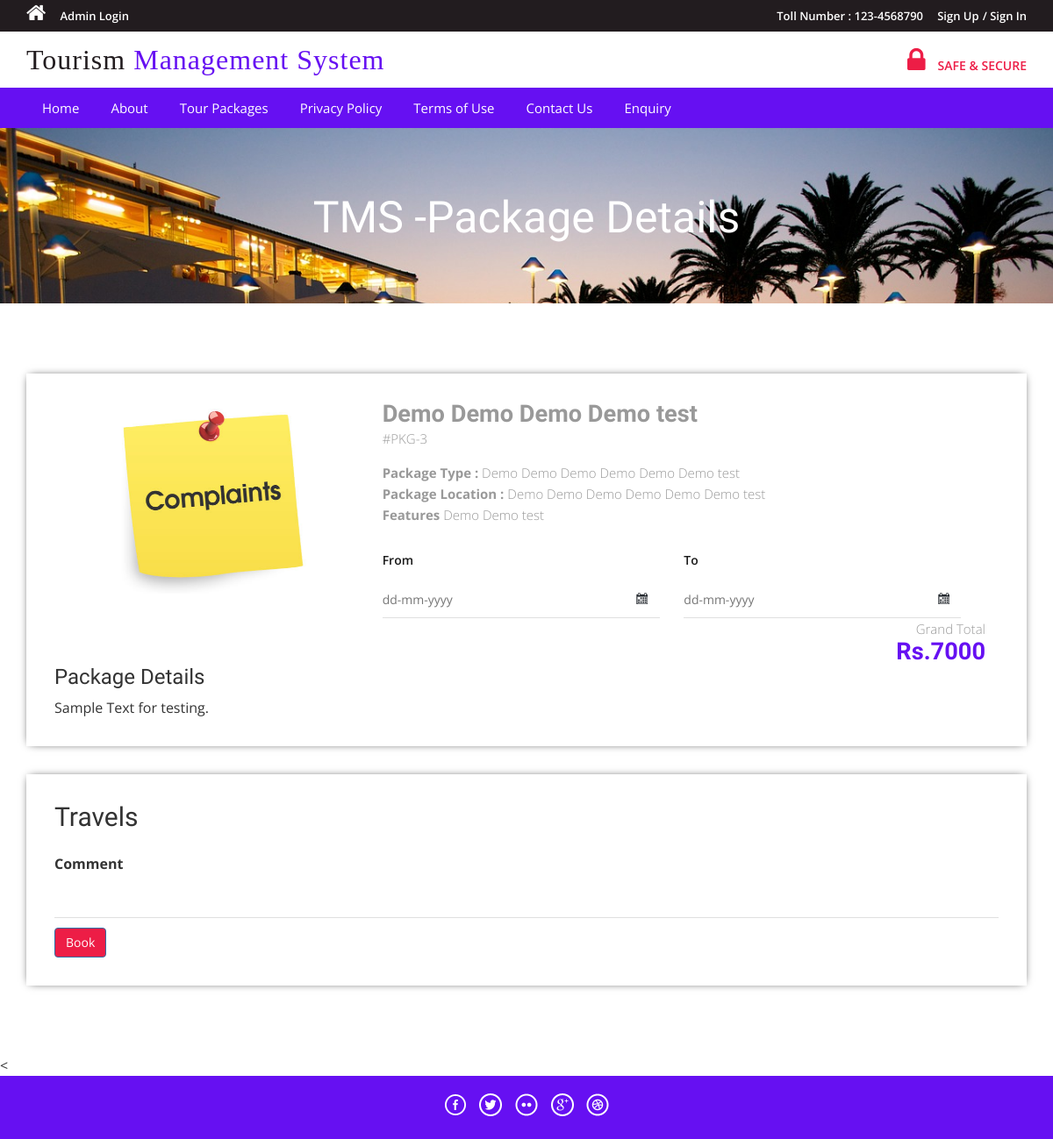
/tms/package-details.php?pkgid=3, run on an earlier commit of the app's database.
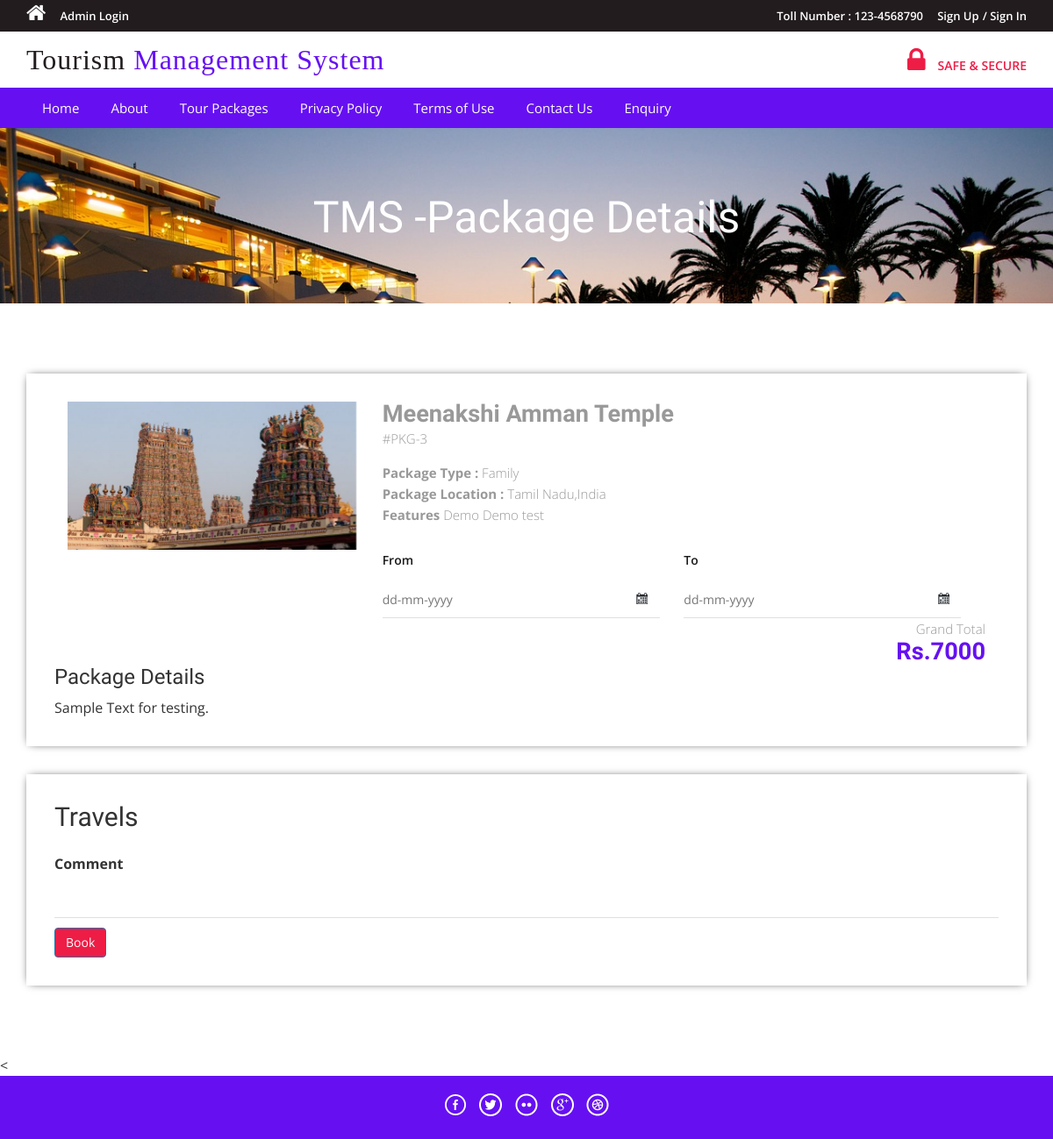
And on a later commit of the database.
### tables this page shows
CREATE TABLE IF NOT EXISTS `tbltourpackages` (
  `PackageId` int NOT NULL AUTO_INCREMENT,
  `PackageName` varchar(200) DEFAULT NULL,
  `PackageType` varchar(150) DEFAULT NULL,
  `PackageLocation` varchar(100) DEFAULT NULL,
  `PackagePrice` int DEFAULT NULL,
  `PackageFetures` varchar(255) DEFAULT NULL,
  `PackageDetails` mediumtext,
  `PackageImage` varchar(100) DEFAULT NULL,
  `Creationdate` timestamp NULL DEFAULT CURRENT_TIMESTAMP,
  `UpdationDate` timestamp NULL DEFAULT NULL ON UPDATE CURRENT_TIMESTAMP,
  PRIMARY KEY (`PackageId`)
);

### tms/package-details.php (the view, shortened to what this page needs)
<?php
include('includes/config.php');
?>
<!DOCTYPE HTML>
<html>
<head>
<link href="css/bootstrap.css" rel='stylesheet' type='text/css' />
<link href="css/styl.css" rel='stylesheet' type='text/css' />
<link href="css/font-awesome.css" rel="stylesheet">
<link href="css/animate.css" rel="stylesheet" type="text/css" media="all">
<link rel="stylesheet" href="css/jquery-ui.css" />
</head>
<body>
<?php include('includes/header.php');?>
<div class="banner-3">
	<div class="container">
		<h1 class="wow zoomIn animated animated" data-wow-delay=".5s" style="visibility: visible; animation-delay: 0.5s; animation-name: zoomIn;"> TMS -Package Details</h1>
	</div>
</div>
<div class="selectroom">
	<div class="container">
<?php
$pid=intval($_GET['pkgid']);
$sql = "SELECT * from tbltourpackages where PackageId=:pid";
$query = $dbh->prepare($sql);
$query -> bindParam(':pid', $pid, PDO::PARAM_STR);
$query->execute();
$results=$query->fetchAll(PDO::FETCH_OBJ);
if($query->rowCount() > 0)
{
foreach($results as $result)
{	?>
<form name="book" method="post">
		<div class="selectroom_top">
			<div class="col-md-4 selectroom_left wow fadeInLeft animated" data-wow-delay=".5s">
				<img src="admin/pacakgeimages/<?php echo htmlentities($result->PackageImage);?>" class="img-responsive" alt="">
			</div>
			<div class="col-md-8 selectroom_right wow fadeInRight animated" data-wow-delay=".5s">
				<h2><?php echo htmlentities($result->PackageName);?></h2>
				<p class="dow">#PKG-<?php echo htmlentities($result->PackageId);?></p>
				<p><b>Package Type :</b> <?php echo htmlentities($result->PackageType);?></p>
				<p><b>Package Location :</b> <?php echo htmlentities($result->PackageLocation);?></p>
					<p><b>Features</b> <?php echo htmlentities($result->PackageFetures);?></p>
					<div class="ban-bottom">
				<div class="bnr-right">
				<label class="inputLabel">From</label>
				<input class="date" id="datepicker" type="text" placeholder="dd-mm-yyyy"  name="fromdate" required="">
			</div>
			<div class="bnr-right">
				<label class="inputLabel">To</label>
				<input class="date" id="datepicker1" type="text" placeholder="dd-mm-yyyy" name="todate" required="">
			</div>
			</div>
				<div class="grand">
					<p>Grand Total</p>
					<h3>Rs.7000</h3>
				</div>
			</div>
		<h3>Package Details</h3>
				<p style="padding-top: 1%"><?php echo htmlentities($result->PackageDetails);?> </p>
		</div>
		<div class="selectroom_top">
			<h2>Travels</h2>
			<div class="selectroom-info animated wow fadeInUp animated" data-wow-duration="1200ms" data-wow-delay="500ms" style="visibility: visible; animation-duration: 1200ms; animation-delay: 500ms; animation-name: fadeInUp; margin-top: -70px">
				<ul>
					<li class="spe">
						<label class="inputLabel">Comment</label>
						<input class="special" type="text" name="comment" required="">
					</li>
					<?php if($_SESSION['login'])
					{?>
						<li class="spe" align="center">
					<button type="submit" name="submit2" class="btn-primary btn">Book</button>
						</li>
						<?php } else {?>
							<li class="sigi" align="center" style="margin-top: 1%">
							<a href="#" data-toggle="modal" data-target="#myModal4" class="btn-primary btn" > Book</a></li>
							<?php } ?>
				</ul>
			</div>
		</div>
		</form>
<?php }} ?>
	</div>
</div>
<
<?php include('includes/footer.php');?>
</body>
</html>

What changed in the data, as far as the page shows it:
changed tbltourpackages "Sample Text for testing.": PackageImage: a different picture; PackageName "Demo Demo Demo Demo test" → "Meenakshi Amman Temple"; PackageType "Demo Demo Demo Demo Demo Demo test" → "Family"; PackageLocation "Demo Demo Demo Demo Demo Demo test" → "Tamil Nadu,India"
